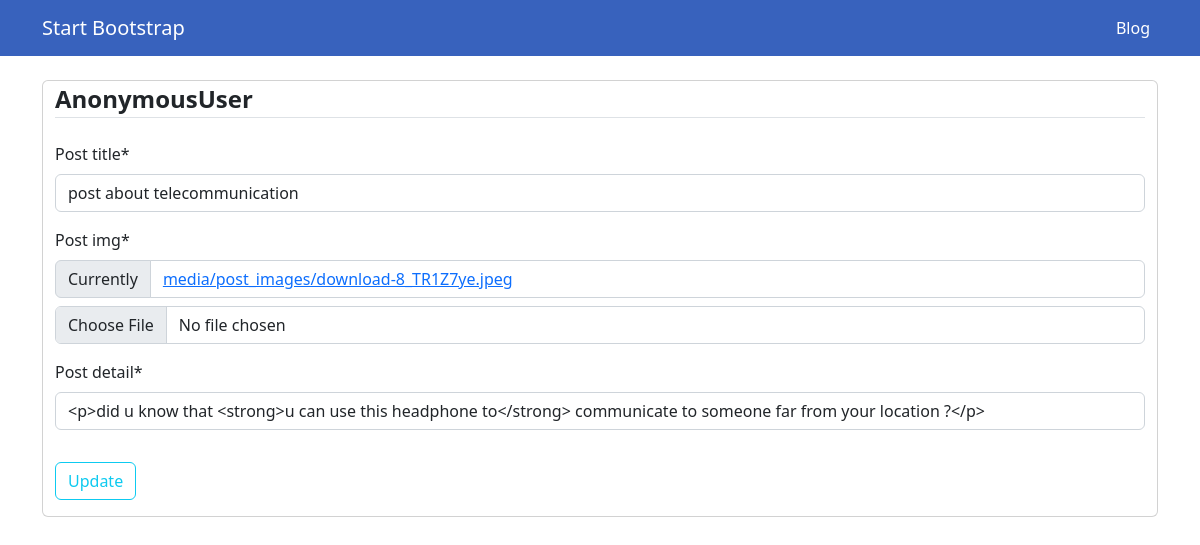
Screenshot of /edit_post/post-about-telecommunication with the database file from the repository.
### the_root/models.py (models this page shows, shortened)
class Post(models.Model):
    post_owner = models.ForeignKey(User, on_delete=models.CASCADE)
    post_title = models.CharField(max_length=150)
    post_slug = models.SlugField(unique=True, blank=True)
    category = models.ForeignKey(Category, on_delete=models.SET_NULL, null=True, related_name='post')
    tags = models.ManyToManyField(Tag, related_name='post')
    post_img = models.ImageField(upload_to="media/post_images/") # i will make it optional later and add default image
    post_detail = RichTextField()
    created = models.DateTimeField(auto_now_add=True)
    updated = models.DateTimeField(auto_now=True)

### the_root/views.py (the view)
# urls.py: path("edit_post/<slug:slug>", views.edit_post, name="edit_post"),
def edit_post(request, slug):
    post = get_object_or_404(Post, post_slug=slug)
    if request.method == 'POST':
        form = CreatePostForm(request.POST, instance=post)
        if form.is_valid():
            form.save()
            return redirect('all_post')
    else:
        form = CreatePostForm(instance=post)
    return render(request, 'base/edit_post.html', {'form': form})

### the_root/forms.py
class CreatePostForm(forms.ModelForm):
    post_detail = forms.CharField(widget=CKEditorWidget())
    class Meta:
        model = Post
        fields = ['post_title','post_img','post_detail']

### the_root/templates/base/edit_post.html (shortened to what this page needs)
{% load static %}
{% load crispy_forms_tags %}
<!DOCTYPE html>
<html lang="en">
    <head>
        <link href="{% static 'detailcss/detailstyles.css' %}" rel="stylesheet" />
    </head>
    <body>
        <nav class="navbar navbar-expand-lg navbar-dark nav-custom" >
            <div class="container">
                <a class="navbar-brand" href="#!">Start Bootstrap</a>
                <div class="collapse navbar-collapse" id="navbarSupportedContent">
                    <ul class="navbar-nav ms-auto mb-2 mb-lg-0">
                        <li class="nav-item"><a class="nav-link active" aria-current="page" href="{% url 'home' %}">Blog</a></li>
                    </ul>
                </div>
            </div>
        </nav>
        <nav class="container pt-4">
            <form method="POST" enctype="multipart/form-data" class="card container">
                <fieldset  class="form-group">
                    <legend class="border-bottom mb-4"> <b>{{ user }}</b></legend>
                    {{ form|crispy }}
                </fieldset>
                <div class="form-group pt-3">
                    <button type="submit" class="btn btn-outline-info " >Update</button>
                </div>
                <div class="boder-top pt-3">
                </div>
            </form>
        </nav>
    </body>
</html>

### rows the page displays
Post: post_title "post about telecommunication", post_detail "<p>did u know that <strong>u can use this headphone to</strong> communicate to someone far from your location ?</p>"

### other values shown
{{ user }} "AnonymousUser"
